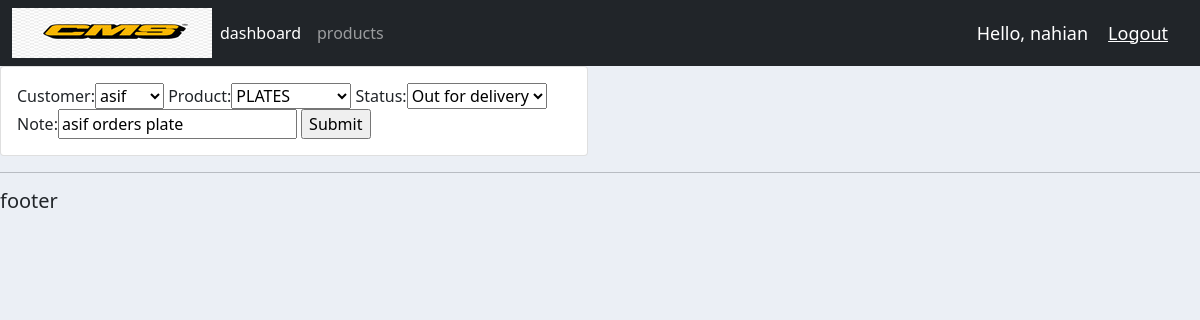
/update_order/10/ (signed in), run on the app's committed database.
### accounts/models.py (models this page shows)
class order(models.Model):
	STATUS = (
		('Pending' , 'Pending'),
		('Out for delivery' , 'Out for delivery'),
		)
	customer = models.ForeignKey(customer, null=True, on_delete= models.SET_NULL)
	product = models.ForeignKey(product, null=True, on_delete= models.SET_NULL)
	date_created = models.DateTimeField(auto_now_add=True, null=True)
	status = models.CharField(max_length=200, null=True, choices=STATUS)
	note = models.CharField(max_length=1000, null=True)

### accounts/views.py (the view)
# urls.py: path('update_order/<str:pk>/', views.updateOrder, name='update_order'),
@login_required(login_url='login')
def updateOrder(request, pk):
	orders = order.objects.get(id=pk)
	form = OrderForm(instance=orders)
	if request.method == 'POST':
		form = OrderForm(request.POST, instance=orders)
		if form.is_valid():
			form.save()
			return redirect('/')
	context = {'form' : form}
	return render(request, 'accounts/order_form.html', context)

### accounts/forms.py
class OrderForm(ModelForm):
	class Meta:
		model = order
		fields = '__all__'

### accounts/models.py (called while the page is built)
	def __str__(self):
		return self.name

	def __str__(self):
		return self.name

### accounts/templates/accounts/order_form.html (shortened to what this page needs)
{% extends 'accounts/main.html'%}
{% load static %}
{% block content %}
<div class="row">
	<div class="col-md-6">
		<div class="card card-body">
			<form action="" method="POST">
				{{form}}
				<input type="submit" name="Submit">
			</form>
		</div>
	</div>
</div>
{% endblock %}

### accounts/templates/accounts/navbar.html (shortened to what this page needs)
{% load static %}
<nav class="navbar navbar-expand-lg navbar-dark bg-dark">
  <div class="container-fluid">
    <img src="{% static 'images/cms2.jpg'%}">
    <div class="collapse navbar-collapse" id="navbarNav">
      <ul class="navbar-nav">
        <li class="nav-item">
          <a class="nav-link active" aria-current="page" href="{% url 'home' %}">dashboard</a>
        </li>
        <li class="nav-item">
          <a class="nav-link" href="{% url 'products' %}">products</a>
        </li>
      </ul>
    </div>
    <span class="hello-msg">Hello, {{request.user}}</span>
  <span ><a  class="hello-msg" href="{% url 'logout' %}">Logout</a></span>
  </div>
</nav>

### static/css/main.css (style rules this page uses)
body { background-color: #ebeff5; }

### accounts/templates/accounts/navbar.html (style rules this page uses)
.hello-msg { font-size: 18px; color: #fff; margin-right: 20px; }

### data on the page
order: customer "asif", product "PLATES", status "Out for delivery", note "asif orders plate"

### other printed values
{{ request.user }} "nahian"
